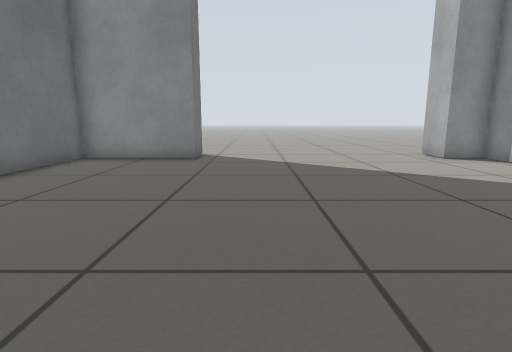
View 1 (above)

12 first-person views from a walk through a robot-simulator world made for Gazebo. The camera is 0.13 m above the floor, tilts 10° down and sees 80° across. The floor is counted in squares, 0.1 m on a side. Each view is taken from the middle of a square. On the plan, view 1 faces up. The plan holds only what a view shows up to about 14 squares ahead; the rest is blank.

View 2
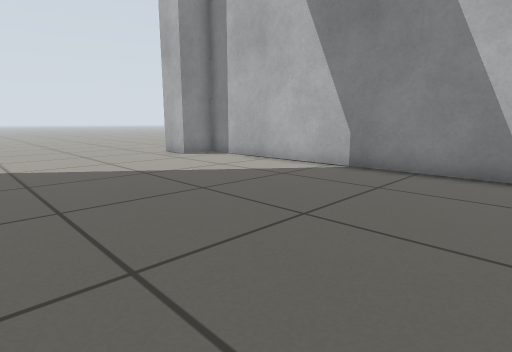

View 3
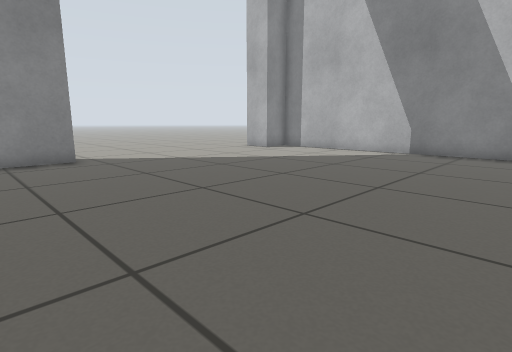

View 4
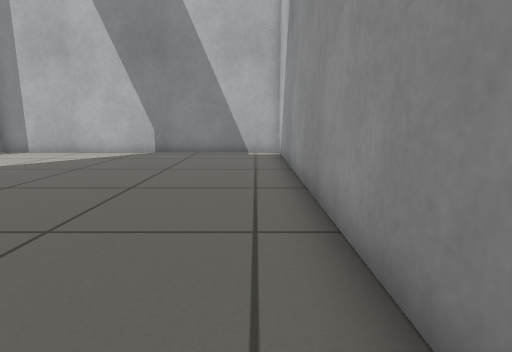

View 5
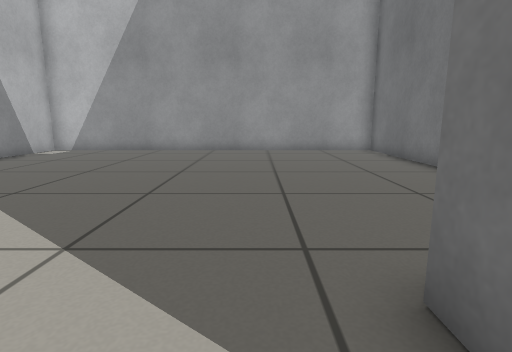

View 6
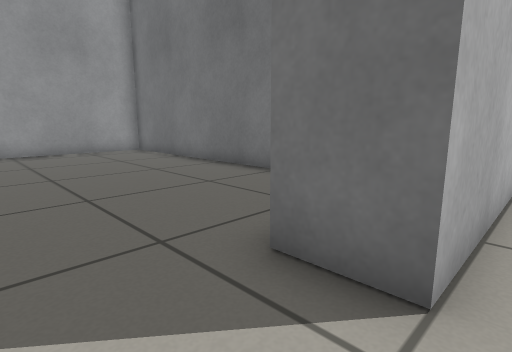

View 7
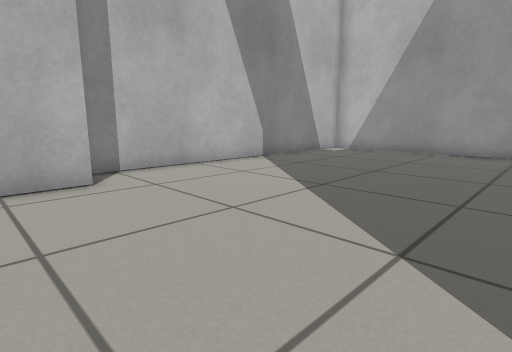

View 8
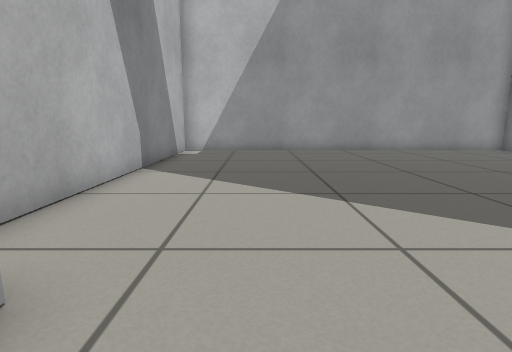

View 9
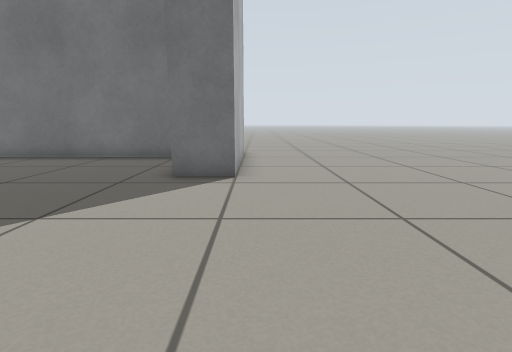

View 10
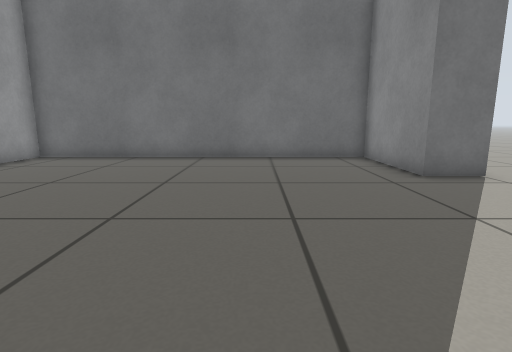

View 11
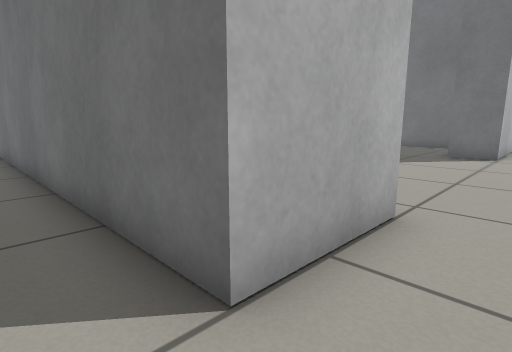

View 12
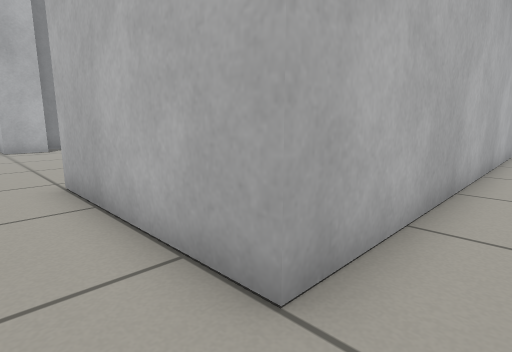

### Floor plan
Points are (right, up) in squares from view 1. A wall is a line through its corners. A room is listed if a view was taken in it or the views show most of it. See-through windows are left out.
Room 1 (views 1, 2, 3, 4, 10)
walls: (-2.2, 11) (-6.3, 11) (-6.3, -1) (8.2, -1) (8.2, 11) (6.8, 11)
ways out: open door at (2.2, 11.5) to room 2
Room 2 (views 5, 6, 7, 8, 9, 11, 12)
walls: (-7.8, 0) (-7.8, 12.5) (-2.2, 12.5); (6.8, 12.5) (9.7, 12.5) (9.7, -0.4)
ways out: open door at (2.2, 11.5) to room 1

Where each view was taken, in squares from view 1:
view 1: 0 up, 0 right, facing up
view 2: 0 up, 0 right, facing up-right
view 3: 0 up, 5 left, facing up-right
view 4: 0 up, 5 left, facing right
view 5: 13 up, 1 left, facing down
view 6: 13 up, 0 right, facing down-left
view 7: 13 up, 0 right, facing down-right
view 8: 13 up, 5 right, facing down
view 9: 13 up, 5 right, facing left
view 10: 7 up, 5 right, facing left
view 11: 14 up, 11 right, facing down-left
view 12: 14 up, 9 left, facing down-right
